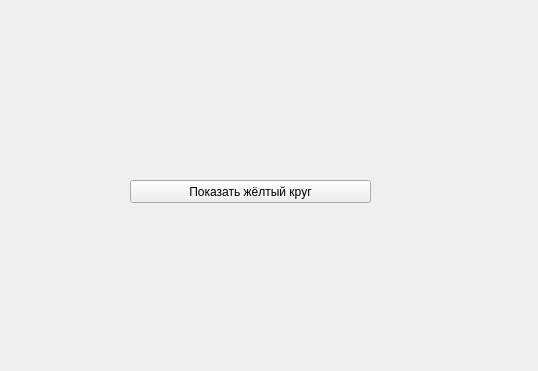
<?xml version="1.0" encoding="UTF-8"?>
<ui version="4.0">
 <class>MainWindow</class>
 <widget class="QMainWindow" name="MainWindow">
  <property name="geometry">
   <rect>
    <x>0</x>
    <y>0</y>
    <width>538</width>
    <height>371</height>
   </rect>
  </property>
  <property name="windowTitle">
   <string>MainWindow</string>
  </property>
  <widget class="QWidget" name="centralwidget">
   <widget class="QPushButton" name="pushButton">
    <property name="geometry">
     <rect>
      <x>130</x>
      <y>180</y>
      <width>241</width>
      <height>23</height>
     </rect>
    </property>
    <property name="text">
     <string>Показать жёлтый круг</string>
    </property>
   </widget>
  </widget>
 </widget>
 <resources/>
 <connections/>
</ui>
